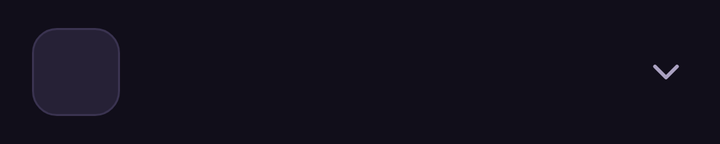
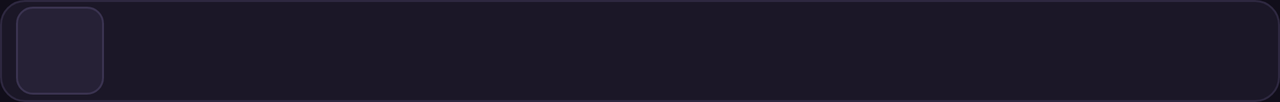

An Android layout and its configuration variant, each rendered on a device that would load it. The default file and the variant file are quoted in full after the pictures.
<!-- AndroidManifest.xml: application theme Theme.Rythemia -->
<!-- res/layout/view_track_header.xml -->
<?xml version="1.0" encoding="utf-8"?>
<LinearLayout xmlns:android="http://schemas.android.com/apk/res/android"
    android:layout_width="match_parent"
    android:layout_height="wrap_content"
    android:background="?attr/selectableItemBackground"
    android:gravity="center_vertical"
    android:orientation="horizontal"
    android:paddingStart="16dp"
    android:paddingTop="14dp"
    android:paddingEnd="16dp"
    android:paddingBottom="14dp">

    <TextView
        android:id="@+id/level"
        style="@style/Text"
        android:layout_width="44dp"
        android:layout_height="44dp"
        android:background="@drawable/bg_level"
        android:fontFamily="@font/sora_semibold"
        android:gravity="center"
        android:textSize="17sp" />

    <LinearLayout
        android:layout_width="0dp"
        android:layout_height="wrap_content"
        android:layout_marginStart="14dp"
        android:layout_weight="1"
        android:orientation="vertical">

        <TextView
            android:id="@+id/name"
            style="@style/Text.TitleMedium"
            android:layout_width="wrap_content"
            android:layout_height="wrap_content" />

        <TextView
            android:id="@+id/meta"
            style="@style/Text.BodySmall"
            android:layout_width="wrap_content"
            android:layout_height="wrap_content"
            android:layout_marginTop="2dp" />
    </LinearLayout>

    <ImageView
        android:id="@+id/chevron"
        android:layout_width="22dp"
        android:layout_height="22dp"
        android:layout_marginStart="14dp"
        android:importantForAccessibility="no"
        android:src="@drawable/ic_chevron_down" />
</LinearLayout>
<!-- resources referenced by this layout -->
<resources>
  <!-- drawable bg_level (drawable) -->
  <?xml version="1.0" encoding="utf-8"?>
  <shape xmlns:android="http://schemas.android.com/apk/res/android" android:shape="rectangle">
      <solid android:color="@color/bg_raised" />
      <corners android:radius="12dp" />
      <stroke android:width="1dp" android:color="@color/border_strong" />
  </shape>
  <!-- drawable ic_chevron_down (drawable) -->
  <?xml version="1.0" encoding="utf-8"?>
  <vector xmlns:android="http://schemas.android.com/apk/res/android"
      android:width="22dp"
      android:height="22dp"
      android:viewportWidth="22"
      android:viewportHeight="22">
      <path
          android:pathData="M5.5 8.25L11 13.75L16.5 8.25"
          android:strokeColor="#ABA2C2"
          android:strokeWidth="1.83333"
          android:strokeLineCap="round"
          android:strokeLineJoin="round" />
  </vector>
  <style name="Text">
          <item name="android:textColor">@color/text_primary</item>
          <item name="android:includeFontPadding">false</item>
      </style>
  <style name="Text.BodySmall">
          <item name="android:fontFamily">@font/geist_regular</item>
          <item name="android:textSize">14sp</item>
          <item name="android:textColor">@color/text_muted</item>
          <item name="android:lineSpacingMultiplier">1.2</item>
      </style>
  <style name="Text.TitleMedium">
          <item name="android:fontFamily">@font/geist_semibold</item>
          <item name="android:textSize">17sp</item>
          <item name="android:letterSpacing">-0.01</item>
      </style>
  <!-- from res/values-v23/ -->
  <style name="Theme.Rythemia" parent="Base.Theme.Rythemia">
          
          <item name="android:navigationBarColor">@android:color/transparent</item>
          <item name="android:statusBarColor">@android:color/transparent</item>
          <item name="android:windowLightStatusBar">false</item>
      </style>
  <color name="bg_raised">#262136</color>
  <color name="border_strong">#3A3350</color>
  <color name="text_primary">#F6EEFF</color>
  <color name="text_muted">#ABA2C2</color>
  <style name="Base.Theme.Rythemia" parent="Theme.Material3.Dark.NoActionBar">
          <item name="colorPrimary">@color/accent_primary</item>
          <item name="colorOnPrimary">@color/accent_on_primary</item>
          <item name="colorSecondary">@color/accent_secondary</item>
          <item name="colorOnSecondary">@color/accent_on_secondary</item>
          <item name="colorSurface">@color/bg_surface</item>
          
          <item name="colorSurfaceContainerHigh">@color/bg_raised</item>
          <item name="colorOnSurfaceVariant">@color/text_secondary</item>
          <item name="colorOnSurface">@color/text_primary</item>
          <item name="colorControlHighlight">@color/ripple</item>
          <item name="android:colorBackground">@color/bg_canvas</item>
          <item name="android:windowBackground">@color/bg_canvas</item>
          <item name="android:textColorPrimary">@color/text_primary</item>
          <item name="android:textColorHint">@color/text_subtle</item>
      </style>
  <color name="accent_primary">#FF3D9A</color>
  <color name="accent_on_primary">#1A0710</color>
  <color name="accent_secondary">#2DD4EE</color>
  <color name="accent_on_secondary">#061A1F</color>
  <color name="bg_surface">#1B1727</color>
  <color name="text_secondary">#CFC6E6</color>
  <color name="ripple">#26FFFFFF</color>
  <color name="bg_canvas">#110E1A</color>
  <color name="text_subtle">#8C83A6</color>
</resources>
<!-- res/layout-land/view_track_header.xml (the repository's variant of the layout above) -->
<!-- drawn on the phone turned sideways -->
<?xml version="1.0" encoding="utf-8"?>
<LinearLayout xmlns:android="http://schemas.android.com/apk/res/android"
    android:layout_width="match_parent"
    android:layout_height="wrap_content"
    android:background="@drawable/bg_list_row"
    android:gravity="center_vertical"
    android:minHeight="51dp"
    android:orientation="horizontal"
    android:paddingStart="8dp"
    android:paddingTop="3dp"
    android:paddingEnd="8dp"
    android:paddingBottom="3dp">

    <TextView
        android:id="@+id/level"
        style="@style/Text"
        android:layout_width="44dp"
        android:layout_height="44dp"
        android:background="@drawable/bg_level_small"
        android:fontFamily="@font/sora_semibold"
        android:gravity="center"
        android:textSize="17sp" />

    <LinearLayout
        android:layout_width="0dp"
        android:layout_height="wrap_content"
        android:layout_marginStart="6dp"
        android:layout_weight="1"
        android:orientation="vertical">

        <TextView
            android:id="@+id/name"
            style="@style/Text.TitleMedium"
            android:layout_width="wrap_content"
            android:layout_height="wrap_content"
            android:textSize="15sp" />

        <TextView
            android:id="@+id/meta"
            style="@style/Text.BodySmall"
            android:layout_width="wrap_content"
            android:layout_height="wrap_content"
            android:layout_marginTop="2dp" />
    </LinearLayout>
</LinearLayout>
<!-- resources referenced by the variant -->
<!-- as the phone turned sideways resolves them -->
<resources>
  <!-- drawable bg_level_small (drawable) -->
  <?xml version="1.0" encoding="utf-8"?>
  <shape xmlns:android="http://schemas.android.com/apk/res/android"
      android:shape="rectangle">
      <solid android:color="@color/bg_raised" />
      <corners android:radius="8dp" />
      <stroke
          android:width="1dp"
          android:color="@color/border_strong" />
  </shape>
  <!-- drawable bg_list_row (drawable) -->
  <?xml version="1.0" encoding="utf-8"?>
  <selector xmlns:android="http://schemas.android.com/apk/res/android">
      <item android:state_selected="true">
          <shape android:shape="rectangle">
              <solid android:color="@color/bg_raised" />
              <corners android:radius="12dp" />
              <stroke android:width="1dp" android:color="@color/accent_primary" />
          </shape>
      </item>
      <item>
          <shape android:shape="rectangle">
              <solid android:color="@color/bg_surface" />
              <corners android:radius="12dp" />
              <stroke android:width="1dp" android:color="@color/border_default" />
          </shape>
      </item>
  </selector>
  <style name="Text">
          <item name="android:textColor">@color/text_primary</item>
          <item name="android:includeFontPadding">false</item>
      </style>
  <style name="Text.BodySmall">
          <item name="android:fontFamily">@font/geist_regular</item>
          <item name="android:textSize">14sp</item>
          <item name="android:textColor">@color/text_muted</item>
          <item name="android:lineSpacingMultiplier">1.2</item>
      </style>
  <style name="Text.TitleMedium">
          <item name="android:fontFamily">@font/geist_semibold</item>
          <item name="android:textSize">17sp</item>
          <item name="android:letterSpacing">-0.01</item>
      </style>
  <!-- from res/values-v23/ -->
  <style name="Theme.Rythemia" parent="Base.Theme.Rythemia">
          
          <item name="android:navigationBarColor">@android:color/transparent</item>
          <item name="android:statusBarColor">@android:color/transparent</item>
          <item name="android:windowLightStatusBar">false</item>
      </style>
  <color name="bg_raised">#262136</color>
  <color name="border_strong">#3A3350</color>
  <color name="accent_primary">#FF3D9A</color>
  <color name="bg_surface">#1B1727</color>
  <color name="border_default">#2E2840</color>
  <color name="text_primary">#F6EEFF</color>
  <color name="text_muted">#ABA2C2</color>
  <style name="Base.Theme.Rythemia" parent="Theme.Material3.Dark.NoActionBar">
          <item name="colorPrimary">@color/accent_primary</item>
          <item name="colorOnPrimary">@color/accent_on_primary</item>
          <item name="colorSecondary">@color/accent_secondary</item>
          <item name="colorOnSecondary">@color/accent_on_secondary</item>
          <item name="colorSurface">@color/bg_surface</item>
          
          <item name="colorSurfaceContainerHigh">@color/bg_raised</item>
          <item name="colorOnSurfaceVariant">@color/text_secondary</item>
          <item name="colorOnSurface">@color/text_primary</item>
          <item name="colorControlHighlight">@color/ripple</item>
          <item name="android:colorBackground">@color/bg_canvas</item>
          <item name="android:windowBackground">@color/bg_canvas</item>
          <item name="android:textColorPrimary">@color/text_primary</item>
          <item name="android:textColorHint">@color/text_subtle</item>
      </style>
  <color name="accent_on_primary">#1A0710</color>
  <color name="accent_secondary">#2DD4EE</color>
  <color name="accent_on_secondary">#061A1F</color>
  <color name="text_secondary">#CFC6E6</color>
  <color name="ripple">#26FFFFFF</color>
  <color name="bg_canvas">#110E1A</color>
  <color name="text_subtle">#8C83A6</color>
</resources>
